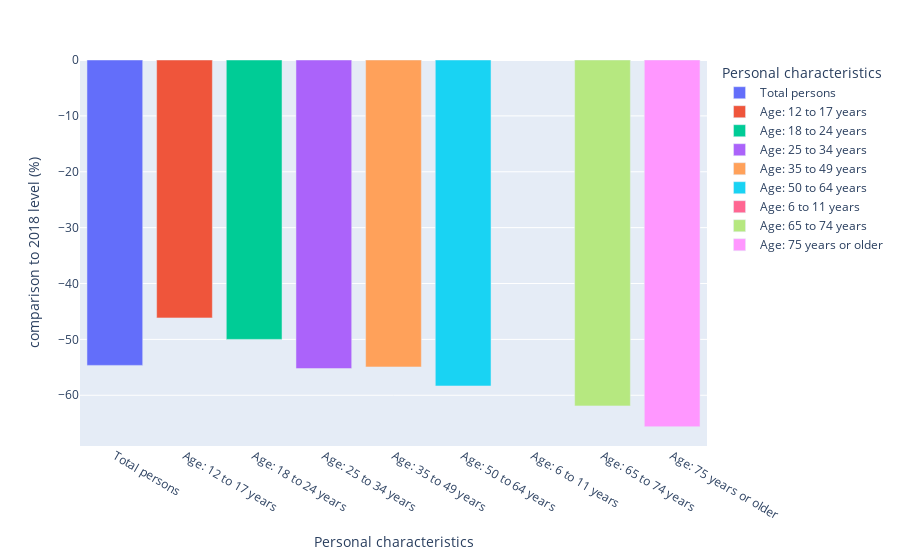

The code cell stored with this chart in its notebook:
### Markdown cell above
In the above graph we compare 2022 (post-covid) levels to 2018 (pre-covid) levels  
  
In terms or percentages, the average variation (variation for the total) is - 29%.  
Even if the variation was higher in terms of raw numbers for the younger age groups, proportionnaly the drop was bigger for age groups over 35 years old.
One explanation could be that, since these groups were already using public transports less than other groups, people from these older age groups were more likely to stop taking public transport, or at least decrease significantly their use of public transport. Furthermore, maybe these groups have more alternatives to public transport than younger age groups, for example access to a car.  
Thus we can make an hypothesis : the younger categories contain more regular users of public transport, whose use of public transport haven't decreased that much, whereas older age groups are composed of occasionnal users of public transport, who could switch to another mode of transportation more easily. This interpretation seems to be backed up by the fact that pesons between 12 to 17 years, who have few alternatives to public transport, at least for long distances, have known the smallest relative decrease in use of public transport.

### Code cell
# Creation of a graph showing the
# difference between 2020 and 2018 levels relative to the 2018 level
px.bar(data_frame = df_age2[(df_age2['Topic'] == 2020)], x='Personal characteristics',
        y='comparison to 2018 level (%)', color='Personal characteristics',
        title = 'Comparison of 2020 public transport participation to the 2018 levels (%)')

### Figure 1 — Plotly figure (JSON) as saved in the notebook; plotly's stock layout.template omitted (floating-point values rounded to 4 significant figures)
{"data": [{"alignmentgroup": "True", "hovertemplate": "Personal characteristics=%{x}<br>comparison to 2018 level (%)=%{y}<extra></extra>", "legendgroup": "Total persons", "marker": {"color": "#636efa", "pattern": {"shape": ""}}, "name": "Total persons", "offsetgroup": "Total persons", "orientation": "v", "showlegend": true, "textposition": "auto", "type": "bar", "x": ["Total persons"], "xaxis": "x", "y": [-54.65], "yaxis": "y"}, {"alignmentgroup": "True", "hovertemplate": "Personal characteristics=%{x}<br>comparison to 2018 level (%)=%{y}<extra></extra>", "legendgroup": "Age: 12 to 17 years", "marker": {"color": "#EF553B", "pattern": {"shape": ""}}, "name": "Age: 12 to 17 years", "offsetgroup": "Age: 12 to 17 years", "orientation": "v", "showlegend": true, "textposition": "auto", "type": "bar", "x": ["Age: 12 to 17 years"], "xaxis": "x", "y": [-46.15], "yaxis": "y"}, {"alignmentgroup": "True", "hovertemplate": "Personal characteristics=%{x}<br>comparison to 2018 level (%)=%{y}<extra></extra>", "legendgroup": "Age: 18 to 24 years", "marker": {"color": "#00cc96", "pattern": {"shape": ""}}, "name": "Age: 18 to 24 years", "offsetgroup": "Age: 18 to 24 years", "orientation": "v", "showlegend": true, "textposition": "auto", "type": "bar", "x": ["Age: 18 to 24 years"], "xaxis": "x", "y": [-50], "yaxis": "y"}, {"alignmentgroup": "True", "hovertemplate": "Personal characteristics=%{x}<br>comparison to 2018 level (%)=%{y}<extra></extra>", "legendgroup": "Age: 25 to 34 years", "marker": {"color": "#ab63fa", "pattern": {"shape": ""}}, "name": "Age: 25 to 34 years", "offsetgroup": "Age: 25 to 34 years", "orientation": "v", "showlegend": true, "textposition": "auto", "type": "bar", "x": ["Age: 25 to 34 years"], "xaxis": "x", "y": [-55.22], "yaxis": "y"}, {"alignmentgroup": "True", "hovertemplate": "Personal characteristics=%{x}<br>comparison to 2018 level (%)=%{y}<extra></extra>", "legendgroup": "Age: 35 to 49 years", "marker": {"color": "#FFA15A", "pattern": {"shape": ""}}, "name": "Age: 35 to 49 years", "offsetgroup": "Age: 35 to 49 years", "orientation": "v", "showlegend": true, "textposition": "auto", "type": "bar", "x": ["Age: 35 to 49 years"], "xaxis": "x", "y": [-54.93], "yaxis": "y"}, {"alignmentgroup": "True", "hovertemplate": "Personal characteristics=%{x}<br>comparison to 2018 level (%)=%{y}<extra></extra>", "legendgroup": "Age: 50 to 64 years", "marker": {"color": "#19d3f3", "pattern": {"shape": ""}}, "name": "Age: 50 to 64 years", "offsetgroup": "Age: 50 to 64 years", "orientation": "v", "showlegend": true, "textposition": "auto", "type": "bar", "x": ["Age: 50 to 64 years"], "xaxis": "x", "y": [-58.33], "yaxis": "y"}, {"alignmentgroup": "True", "hovertemplate": "Personal characteristics=%{x}<br>comparison to 2018 level (%)=%{y}<extra></extra>", "legendgroup": "Age: 6 to 11 years", "marker": {"color": "#FF6692", "pattern": {"shape": ""}}, "name": "Age: 6 to 11 years", "offsetgroup": "Age: 6 to 11 years", "orientation": "v", "showlegend": true, "textposition": "auto", "type": "bar", "x": ["Age: 6 to 11 years"], "xaxis": "x", "y": [null], "yaxis": "y"}, {"alignmentgroup": "True", "hovertemplate": "Personal characteristics=%{x}<br>comparison to 2018 level (%)=%{y}<extra></extra>", "legendgroup": "Age: 65 to 74 years", "marker": {"color": "#B6E880", "pattern": {"shape": ""}}, "name": "Age: 65 to 74 years", "offsetgroup": "Age: 65 to 74 years", "orientation": "v", "showlegend": true, "textposition": "auto", "type": "bar", "x": ["Age: 65 to 74 years"], "xaxis": "x", "y": [-61.9], "yaxis": "y"}, {"alignmentgroup": "True", "hovertemplate": "Personal characteristics=%{x}<br>comparison to 2018 level (%)=%{y}<extra></extra>", "legendgroup": "Age: 75 years or older", "marker": {"color": "#FF97FF", "pattern": {"shape": ""}}, "name": "Age: 75 years or older", "offsetgroup": "Age: 75 years or older", "orientation": "v", "showlegend": true, "textposition": "auto", "type": "bar", "x": ["Age: 75 years or older"], "xaxis": "x", "y": [-65.62], "yaxis": "y"}], "layout": {"barmode": "relative", "legend": {"title": {"text": "Personal characteristics"}, "tracegroupgap": 0}, "margin": {"t": 60}, "xaxis": {"anchor": "y", "categoryarray": ["Total persons", "Age: 12 to 17 years", "Age: 18 to 24 years", "Age: 25 to 34 years", "Age: 35 to 49 years", "Age: 50 to 64 years", "Age: 6 to 11 years", "Age: 65 to 74 years", "Age: 75 years or older"], "categoryorder": "array", "domain": [0, 1], "title": {"text": "Personal characteristics"}}, "yaxis": {"anchor": "x", "domain": [0, 1], "title": {"text": "comparison to 2018 level (%)"}}}}
